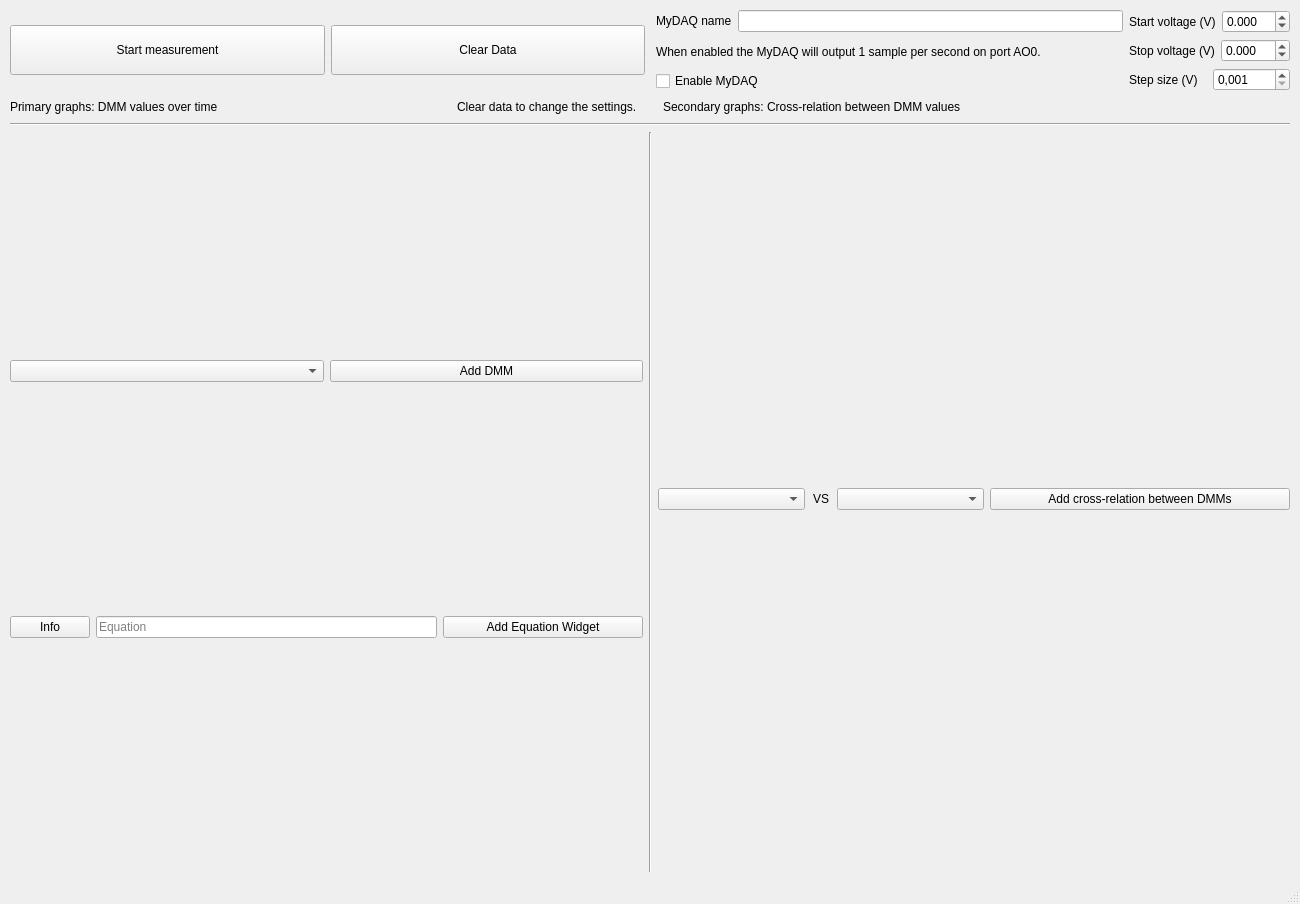
<?xml version="1.0" encoding="UTF-8"?>
<ui version="4.0">
 <class>MainWindow</class>
 <widget class="QMainWindow" name="MainWindow">
  <property name="geometry">
   <rect>
    <x>0</x>
    <y>0</y>
    <width>1300</width>
    <height>904</height>
   </rect>
  </property>
  <property name="windowTitle">
   <string>DMM Measurement</string>
  </property>
  <widget class="QWidget" name="centralwidget">
   <layout class="QVBoxLayout" name="verticalLayout_2" stretch="0,0,0,1">
    <property name="leftMargin">
     <number>10</number>
    </property>
    <property name="topMargin">
     <number>10</number>
    </property>
    <property name="rightMargin">
     <number>10</number>
    </property>
    <property name="bottomMargin">
     <number>10</number>
    </property>
    <item>
     <layout class="QHBoxLayout" name="horizontalLayout" stretch="1,0,1">
      <item>
       <layout class="QHBoxLayout" name="measurement_controls">
        <property name="sizeConstraint">
         <enum>QLayout::SetNoConstraint</enum>
        </property>
        <property name="leftMargin">
         <number>0</number>
        </property>
        <property name="topMargin">
         <number>0</number>
        </property>
        <property name="rightMargin">
         <number>0</number>
        </property>
        <property name="bottomMargin">
         <number>0</number>
        </property>
        <item>
         <widget class="QPushButton" name="toggle_measurement_button">
          <property name="minimumSize">
           <size>
            <width>180</width>
            <height>50</height>
           </size>
          </property>
          <property name="styleSheet">
           <string notr="true">background-color: &quot;green&quot;</string>
          </property>
          <property name="text">
           <string>Start measurement</string>
          </property>
          <property name="shortcut">
           <string>Shift+Return</string>
          </property>
          <property name="checkable">
           <bool>false</bool>
          </property>
          <property name="checked">
           <bool>false</bool>
          </property>
          <property name="autoDefault">
           <bool>false</bool>
          </property>
          <property name="default">
           <bool>false</bool>
          </property>
          <property name="flat">
           <bool>false</bool>
          </property>
         </widget>
        </item>
        <item>
         <widget class="QPushButton" name="clear_data_button">
          <property name="minimumSize">
           <size>
            <width>180</width>
            <height>50</height>
           </size>
          </property>
          <property name="text">
           <string>Clear Data</string>
          </property>
         </widget>
        </item>
       </layout>
      </item>
      <item>
       <spacer name="horizontalSpacer_7">
        <property name="orientation">
         <enum>Qt::Horizontal</enum>
        </property>
        <property name="sizeType">
         <enum>QSizePolicy::Fixed</enum>
        </property>
        <property name="sizeHint" stdset="0">
         <size>
          <width>5</width>
          <height>20</height>
         </size>
        </property>
       </spacer>
      </item>
      <item>
       <layout class="QHBoxLayout" name="mydaq_controls">
        <item>
         <layout class="QVBoxLayout" name="verticalLayout_4">
          <item>
           <layout class="QHBoxLayout" name="horizontalLayout_2">
            <item>
             <widget class="QLabel" name="label_7">
              <property name="text">
               <string>MyDAQ name</string>
              </property>
             </widget>
            </item>
            <item>
             <widget class="QLineEdit" name="mydaq_name_input"/>
            </item>
           </layout>
          </item>
          <item>
           <widget class="QLabel" name="label_6">
            <property name="text">
             <string>When enabled the MyDAQ will output 1 sample per second on port AO0.</string>
            </property>
           </widget>
          </item>
          <item>
           <widget class="QCheckBox" name="mydaq_enable_checkbox">
            <property name="text">
             <string>Enable MyDAQ</string>
            </property>
           </widget>
          </item>
         </layout>
        </item>
        <item>
         <layout class="QVBoxLayout" name="verticalLayout">
          <item>
           <layout class="QVBoxLayout" name="verticalLayout_6">
            <item>
             <layout class="QHBoxLayout" name="horizontalLayout_12">
              <item>
               <widget class="QLabel" name="label_5">
                <property name="text">
                 <string>Start voltage (V)</string>
                </property>
               </widget>
              </item>
              <item>
               <widget class="QDoubleSpinBox" name="mydaq_start_voltage_input">
                <property name="decimals">
                 <number>3</number>
                </property>
                <property name="minimum">
                 <double>-15.000000000000000</double>
                </property>
                <property name="maximum">
                 <double>15.000000000000000</double>
                </property>
                <property name="singleStep">
                 <double>0.001000000000000</double>
                </property>
               </widget>
              </item>
             </layout>
            </item>
            <item>
             <layout class="QHBoxLayout" name="horizontalLayout_7">
              <item>
               <widget class="QLabel" name="label_4">
                <property name="text">
                 <string>Stop voltage (V)</string>
                </property>
               </widget>
              </item>
              <item>
               <widget class="QDoubleSpinBox" name="mydaq_stop_voltage_input">
                <property name="decimals">
                 <number>3</number>
                </property>
                <property name="minimum">
                 <double>-15.000000000000000</double>
                </property>
                <property name="maximum">
                 <double>15.000000000000000</double>
                </property>
                <property name="singleStep">
                 <double>0.001000000000000</double>
                </property>
               </widget>
              </item>
             </layout>
            </item>
            <item>
             <layout class="QHBoxLayout" name="horizontalLayout_3">
              <item>
               <widget class="QLabel" name="label_2">
                <property name="text">
                 <string>Step size (V)</string>
                </property>
               </widget>
              </item>
              <item>
               <widget class="QDoubleSpinBox" name="mydaq_step_voltage_input">
                <property name="locale">
                 <locale language="English" country="Netherlands"/>
                </property>
                <property name="buttonSymbols">
                 <enum>QAbstractSpinBox::UpDownArrows</enum>
                </property>
                <property name="decimals">
                 <number>3</number>
                </property>
                <property name="minimum">
                 <double>0.001000000000000</double>
                </property>
                <property name="maximum">
                 <double>15.000000000000000</double>
                </property>
                <property name="singleStep">
                 <double>0.001000000000000</double>
                </property>
               </widget>
              </item>
             </layout>
            </item>
           </layout>
          </item>
         </layout>
        </item>
       </layout>
      </item>
     </layout>
    </item>
    <item>
     <layout class="QHBoxLayout" name="horizontalLayout_6" stretch="1,0,1">
      <item>
       <layout class="QHBoxLayout" name="horizontalLayout_8">
        <item>
         <widget class="QLabel" name="label">
          <property name="sizePolicy">
           <sizepolicy hsizetype="Maximum" vsizetype="Preferred">
            <horstretch>0</horstretch>
            <verstretch>0</verstretch>
           </sizepolicy>
          </property>
          <property name="minimumSize">
           <size>
            <width>180</width>
            <height>0</height>
           </size>
          </property>
          <property name="text">
           <string>Primary graphs: DMM values over time</string>
          </property>
         </widget>
        </item>
        <item>
         <spacer name="horizontalSpacer">
          <property name="orientation">
           <enum>Qt::Horizontal</enum>
          </property>
          <property name="sizeHint" stdset="0">
           <size>
            <width>40</width>
            <height>20</height>
           </size>
          </property>
         </spacer>
        </item>
        <item>
         <widget class="QLabel" name="changeSettingsNote">
          <property name="sizePolicy">
           <sizepolicy hsizetype="Maximum" vsizetype="Preferred">
            <horstretch>0</horstretch>
            <verstretch>0</verstretch>
           </sizepolicy>
          </property>
          <property name="maximumSize">
           <size>
            <width>180</width>
            <height>200</height>
           </size>
          </property>
          <property name="styleSheet">
           <string notr="true">color : &quot;red&quot;</string>
          </property>
          <property name="text">
           <string>Clear data to change the settings.</string>
          </property>
         </widget>
        </item>
       </layout>
      </item>
      <item>
       <spacer name="horizontalSpacer_3">
        <property name="orientation">
         <enum>Qt::Horizontal</enum>
        </property>
        <property name="sizeHint" stdset="0">
         <size>
          <width>20</width>
          <height>20</height>
         </size>
        </property>
       </spacer>
      </item>
      <item>
       <widget class="QLabel" name="label_3">
        <property name="text">
         <string>Secondary graphs: Cross-relation between DMM values</string>
        </property>
       </widget>
      </item>
     </layout>
    </item>
    <item>
     <widget class="Line" name="line">
      <property name="orientation">
       <enum>Qt::Horizontal</enum>
      </property>
     </widget>
    </item>
    <item>
     <layout class="QHBoxLayout" name="dmm_controls" stretch="1,0,1">
      <item>
       <layout class="QVBoxLayout" name="verticalLayout_3" stretch="0,1,0,0">
        <item>
         <layout class="QHBoxLayout" name="horizontalLayout_9">
          <item>
           <widget class="QComboBox" name="addDMMmeasurementSelect">
            <property name="enabled">
             <bool>true</bool>
            </property>
            <property name="editable">
             <bool>false</bool>
            </property>
           </widget>
          </item>
          <item>
           <widget class="QPushButton" name="add_dmm_button">
            <property name="minimumSize">
             <size>
              <width>250</width>
              <height>0</height>
             </size>
            </property>
            <property name="maximumSize">
             <size>
              <width>16777215</width>
              <height>16777215</height>
             </size>
            </property>
            <property name="text">
             <string>Add DMM</string>
            </property>
           </widget>
          </item>
         </layout>
        </item>
        <item>
         <layout class="QVBoxLayout" name="dmm_layout"/>
        </item>
        <item>
         <layout class="QHBoxLayout" name="horizontalLayout_10">
          <item>
           <widget class="QPushButton" name="show_equation_info_button">
            <property name="text">
             <string>Info</string>
            </property>
           </widget>
          </item>
          <item>
           <widget class="QLineEdit" name="equation_input">
            <property name="placeholderText">
             <string>Equation</string>
            </property>
           </widget>
          </item>
          <item>
           <widget class="QPushButton" name="add_equation_button">
            <property name="minimumSize">
             <size>
              <width>200</width>
              <height>0</height>
             </size>
            </property>
            <property name="text">
             <string>Add Equation Widget</string>
            </property>
           </widget>
          </item>
         </layout>
        </item>
        <item>
         <spacer name="horizontalSpacer_5">
          <property name="orientation">
           <enum>Qt::Horizontal</enum>
          </property>
          <property name="sizeHint" stdset="0">
           <size>
            <width>40</width>
            <height>5</height>
           </size>
          </property>
         </spacer>
        </item>
       </layout>
      </item>
      <item>
       <widget class="Line" name="line_2">
        <property name="orientation">
         <enum>Qt::Vertical</enum>
        </property>
       </widget>
      </item>
      <item>
       <layout class="QVBoxLayout" name="secondary_graph_controls" stretch="0,1,0">
        <item>
         <layout class="QHBoxLayout" name="horizontalLayout_11">
          <item>
           <widget class="QComboBox" name="relationSelect1">
            <property name="maximumSize">
             <size>
              <width>200</width>
              <height>16777215</height>
             </size>
            </property>
           </widget>
          </item>
          <item>
           <widget class="QLabel" name="lineEdit">
            <property name="maximumSize">
             <size>
              <width>20</width>
              <height>16777215</height>
             </size>
            </property>
            <property name="layoutDirection">
             <enum>Qt::LeftToRight</enum>
            </property>
            <property name="text">
             <string>VS</string>
            </property>
            <property name="alignment">
             <set>Qt::AlignCenter</set>
            </property>
           </widget>
          </item>
          <item>
           <widget class="QComboBox" name="relationSelect2">
            <property name="maximumSize">
             <size>
              <width>200</width>
              <height>16777215</height>
             </size>
            </property>
           </widget>
          </item>
          <item>
           <widget class="QPushButton" name="add_cross_correlation_button">
            <property name="minimumSize">
             <size>
              <width>300</width>
              <height>0</height>
             </size>
            </property>
            <property name="text">
             <string>Add cross-relation between DMMs</string>
            </property>
           </widget>
          </item>
         </layout>
        </item>
        <item>
         <layout class="QVBoxLayout" name="relation_layout"/>
        </item>
        <item>
         <spacer name="horizontalSpacer_6">
          <property name="orientation">
           <enum>Qt::Horizontal</enum>
          </property>
          <property name="sizeHint" stdset="0">
           <size>
            <width>40</width>
            <height>5</height>
           </size>
          </property>
         </spacer>
        </item>
       </layout>
      </item>
     </layout>
    </item>
   </layout>
  </widget>
  <widget class="QStatusBar" name="statusbar"/>
  <widget class="QMenuBar" name="menubar">
   <property name="geometry">
    <rect>
     <x>0</x>
     <y>0</y>
     <width>1300</width>
     <height>21</height>
    </rect>
   </property>
  </widget>
  <action name="save_data_action">
   <property name="text">
    <string>Save</string>
   </property>
   <property name="shortcut">
    <string>Ctrl+S</string>
   </property>
  </action>
 </widget>
 <resources/>
 <connections/>
</ui>
